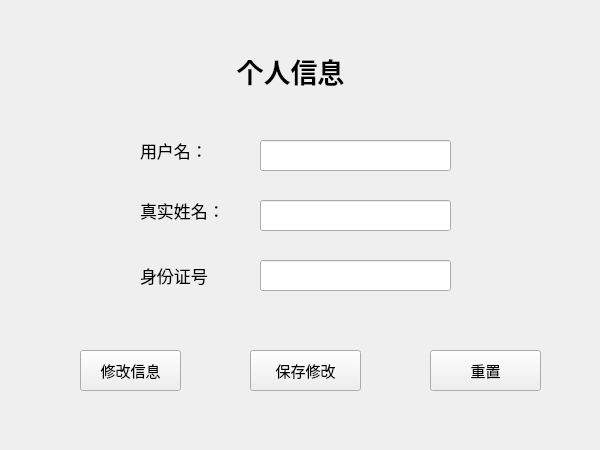
<?xml version="1.0" encoding="UTF-8"?>
<ui version="4.0">
 <class>PersonalInfoWidget</class>
 <widget class="QWidget" name="PersonalInfoWidget">
  <property name="geometry">
   <rect>
    <x>0</x>
    <y>0</y>
    <width>600</width>
    <height>450</height>
   </rect>
  </property>
  <property name="minimumSize">
   <size>
    <width>600</width>
    <height>450</height>
   </size>
  </property>
  <property name="maximumSize">
   <size>
    <width>600</width>
    <height>450</height>
   </size>
  </property>
  <property name="windowTitle">
   <string>个人信息</string>
  </property>
  <widget class="QLabel" name="labelTitle">
   <property name="geometry">
    <rect>
     <x>210</x>
     <y>40</y>
     <width>161</width>
     <height>61</height>
    </rect>
   </property>
   <property name="font">
    <font>
     <family>微软雅黑</family>
     <pointsize>20</pointsize>
     <bold>true</bold>
    </font>
   </property>
   <property name="text">
    <string>个人信息</string>
   </property>
   <property name="alignment">
    <set>Qt::AlignmentFlag::AlignCenter</set>
   </property>
  </widget>
  <widget class="QPushButton" name="btnModify">
   <property name="geometry">
    <rect>
     <x>80</x>
     <y>350</y>
     <width>101</width>
     <height>41</height>
    </rect>
   </property>
   <property name="font">
    <font>
     <pointsize>11</pointsize>
    </font>
   </property>
   <property name="text">
    <string>修改信息</string>
   </property>
  </widget>
  <widget class="QPushButton" name="btnSave">
   <property name="geometry">
    <rect>
     <x>250</x>
     <y>350</y>
     <width>111</width>
     <height>41</height>
    </rect>
   </property>
   <property name="font">
    <font>
     <pointsize>11</pointsize>
    </font>
   </property>
   <property name="text">
    <string>保存修改</string>
   </property>
  </widget>
  <widget class="QPushButton" name="btnReset">
   <property name="geometry">
    <rect>
     <x>430</x>
     <y>350</y>
     <width>111</width>
     <height>41</height>
    </rect>
   </property>
   <property name="font">
    <font>
     <pointsize>11</pointsize>
    </font>
   </property>
   <property name="text">
    <string>重置</string>
   </property>
  </widget>
  <widget class="QLabel" name="labelIdCard">
   <property name="geometry">
    <rect>
     <x>140</x>
     <y>260</y>
     <width>71</width>
     <height>31</height>
    </rect>
   </property>
   <property name="font">
    <font>
     <pointsize>13</pointsize>
    </font>
   </property>
   <property name="text">
    <string>身份证号：</string>
   </property>
  </widget>
  <widget class="QLabel" name="labelRealName">
   <property name="geometry">
    <rect>
     <x>140</x>
     <y>190</y>
     <width>81</width>
     <height>41</height>
    </rect>
   </property>
   <property name="font">
    <font>
     <pointsize>13</pointsize>
    </font>
   </property>
   <property name="text">
    <string>真实姓名：</string>
   </property>
  </widget>
  <widget class="QLabel" name="labelUsername">
   <property name="geometry">
    <rect>
     <x>140</x>
     <y>130</y>
     <width>61</width>
     <height>41</height>
    </rect>
   </property>
   <property name="font">
    <font>
     <pointsize>13</pointsize>
    </font>
   </property>
   <property name="text">
    <string>用户名：</string>
   </property>
  </widget>
  <widget class="QLineEdit" name="leIdCard">
   <property name="geometry">
    <rect>
     <x>260</x>
     <y>260</y>
     <width>191</width>
     <height>31</height>
    </rect>
   </property>
   <property name="font">
    <font>
     <pointsize>11</pointsize>
    </font>
   </property>
  </widget>
  <widget class="QLineEdit" name="leRealName">
   <property name="geometry">
    <rect>
     <x>260</x>
     <y>200</y>
     <width>191</width>
     <height>31</height>
    </rect>
   </property>
   <property name="font">
    <font>
     <pointsize>11</pointsize>
    </font>
   </property>
  </widget>
  <widget class="QLineEdit" name="leUsername">
   <property name="geometry">
    <rect>
     <x>260</x>
     <y>140</y>
     <width>191</width>
     <height>31</height>
    </rect>
   </property>
   <property name="font">
    <font>
     <pointsize>11</pointsize>
    </font>
   </property>
  </widget>
 </widget>
 <resources/>
 <connections/>
</ui>
